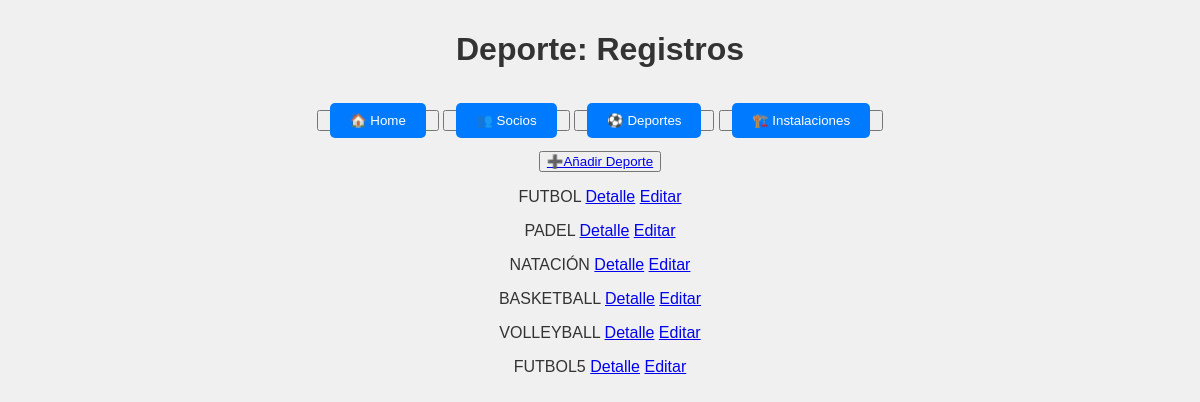
Screenshot of /deportes/ with the database file from the repository.
### club/models.py (models this page shows, shortened)
class Deporte(models.Model):
    instalaciones = models.ManyToManyField('Instalacion', related_name='deportes')
    nombre = models.CharField(max_length=100, unique=True)
    descripcion = models.TextField(blank=True, null=True)
    cuota_mensual = models.DecimalField(max_digits=8, decimal_places=2, help_text="Cuota mensual para participar en este deporte.")
    disponible = models.BooleanField(default=True)

### club/views.py (the view)
# urls.py: path('deportes/', DeporteListView.as_view(), name='deporte_list'),
class DeporteListView(ListView):
    model = Deporte
    template_name = 'club/deporte_list.html'
    context_object_name = 'object_list'

### templates/club/deporte_list.html
{% extends 'club/base.html' %}
{% block titulo %}
    Deporte: Registros
{% endblock titulo %}
{% block main %}
    <button>
        <a href="{% url 'deporte_create' %}">➕Añadir Deporte</a>
    </button>
    {% for object in object_list %}
    <p>
        {{ object.nombre|upper }}
        <a href="{% url 'deporte_detail' object.id %}">Detalle</a>
        <a href="{% url 'deporte_edit' object.id %}">Editar</a>
    </p>
    {% empty %}
        <p> No hay registros para mostrar </p>
    {% endfor %}
{% endblock main %}

### templates/club/base.html (style rules this page uses)
body { font-family: 'Arial', sans-serif; margin: 0; padding: 0; background: #f0f0f0; color: #333; }

### rows the page displays
Deporte: nombre "FUTBOL"
Deporte: nombre "PADEL"
Deporte: nombre "NATACIÓN"
Deporte: nombre "BASKETBALL"
Deporte: nombre "VOLLEYBALL"
Deporte: nombre "FUTBOL5"
